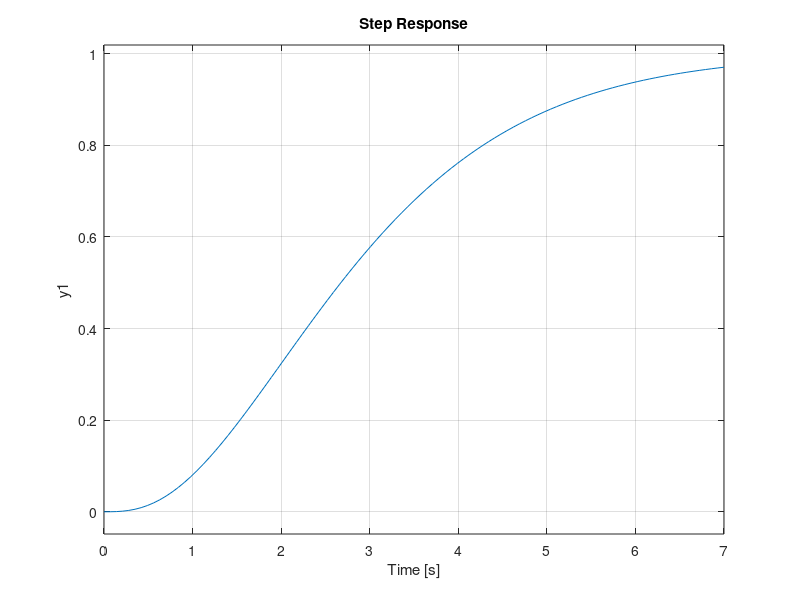

This figure's MATLAB source:
clear all
clc
%funcion de transferencia
num=[1]
den=[1 3 3 1]
FT=tf(num,den)
%zeros y polos
[z p k]=tf2zp(num,den)
%Grafico
step(FT)
